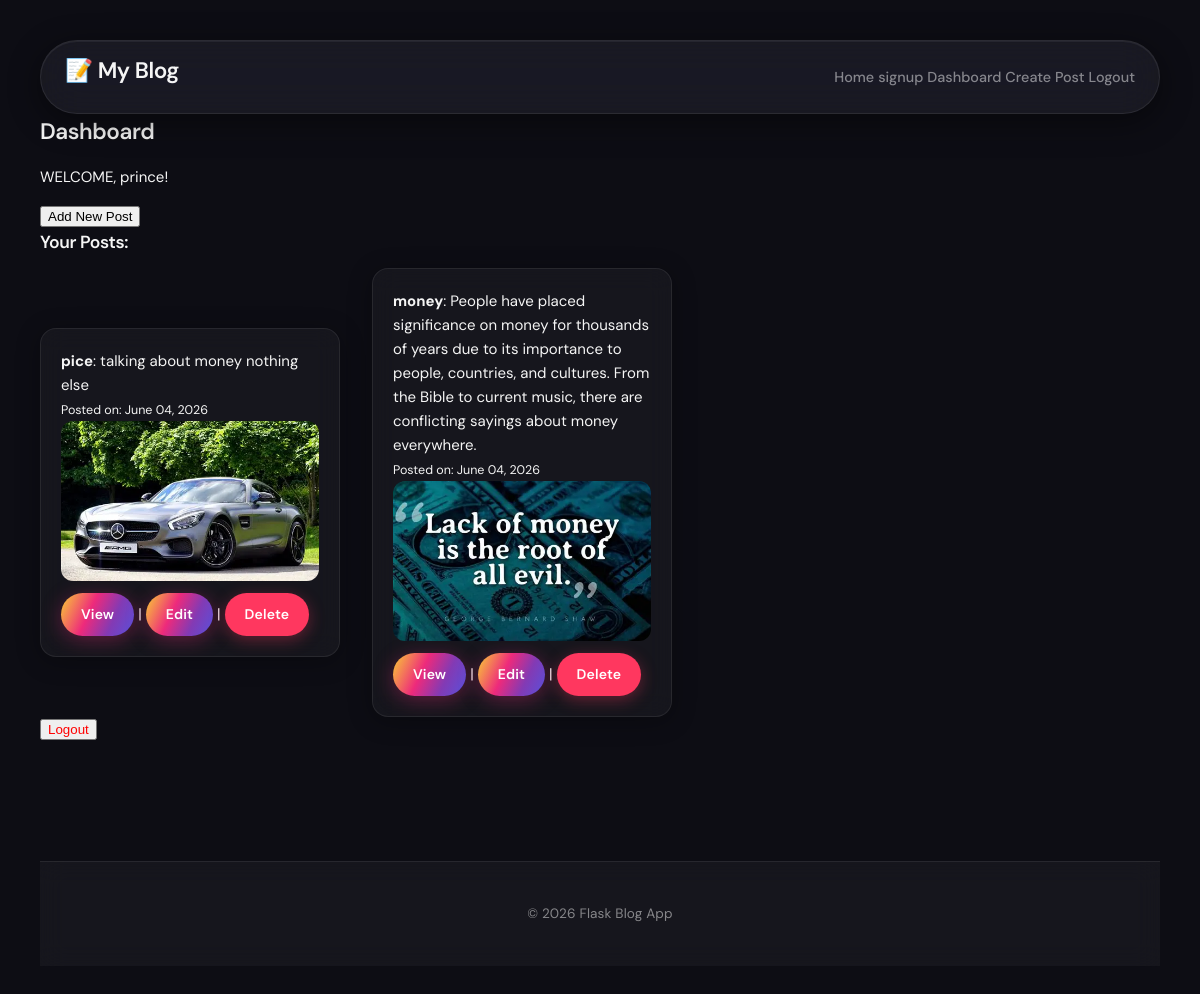
/dashboard (signed in), run on an earlier commit of the app's database.
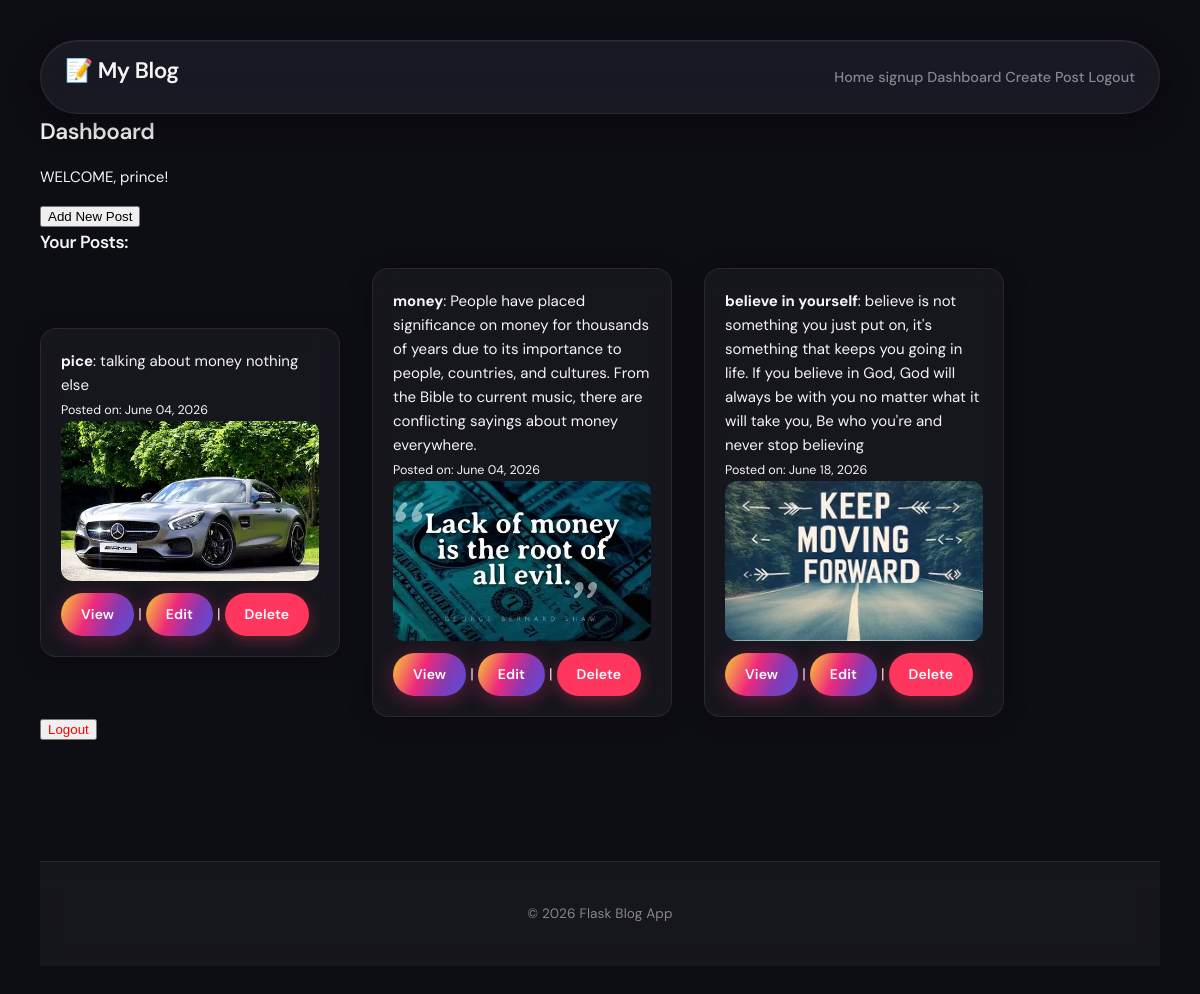
And on a later commit of the database.
### app.py (models this page shows, shortened)
class User(db.Model, UserMixin):
    id = db.Column(db.Integer, primary_key=True)
    username = db.Column(db.String(120), unique=True, nullable=False)
    email = db.Column(db.String(120), unique=True, nullable=False)
    password = db.Column(db.String(255), nullable=False)
    blogs = db.relationship("Blog", backref="author", lazy=True)

class Blog(db.Model):
    _id = db.Column(db.Integer, primary_key=True)
    title = db.Column(db.String(100), unique=True, nullable=False)
    content = db.Column(db.Text, nullable=False)
    image = db.Column(db.String(200), nullable=True)
    date_posted = db.Column(db.DateTime, nullable=False, default=datetime.utcnow)
    user_id = db.Column(db.Integer, db.ForeignKey('user.id'), nullable=False)

### app.py (the view)
@app.route('/dashboard')
@login_required
def dashboard():
    user_blogs = Blog.query.filter_by(user_id=current_user.id).all()
    return render_template('dashboard.html', blogs=user_blogs, title="Blogs Page", total=len(user_blogs))

### app.py (called while the page is built)
@login_manager.user_loader
def load_user(user_id):
    return db.session.get(User, int(user_id))

### templates/dashboard.html
{% extends 'base.html' %}
{% block content %}
<h2>Dashboard</h2>
<p>WELCOME, {{ current_user.username }}!</p>
<a href="{{ url_for('add_blog_page') }}"><button>Add New Post</button></a>
<h3>Your Posts:</h3>
<ul>
  {% for blog in blogs %}
    <li class="card">
      <strong>{{ blog.title }}</strong>: {{ blog.content }}<br>
      <small>Posted on: {{ blog.date_posted.strftime('%B %d, %Y') }}</small><br>
        <img src="{{ url_for('static', filename='uploads/' + blog.image) }}"
             alt="{{ blog.title }}">
      <a href="{{ url_for('viewblog', title=blog.title) }}" class="btn">View</a> |
      <a href="{{ url_for('updateblog', id=blog._id) }}" class="btn">Edit</a> |
      <a href="{{ url_for('deleteuser', id=blog._id) }}" class="btn delete-btn" onclick="return confirm('Delete this post?')">Delete</a>
    </li>
  {% else %}
    <li>No posts yet.</li>
  {% endfor %}
</ul>
<a href="{{ url_for('logout') }}">
  <button style="color: red;">Logout</button>
</a>
{% endblock %}

### templates/base.html (shortened to what this page needs)
<!DOCTYPE html>
<html lang="en">
<head>
    <link rel="stylesheet" href="{{ url_for('static', filename='style.css') }}">
</head>
<body>
    <nav>
        <h1>📝 My Blog</h1>
        <div class="nav-links">
    <a href="{{ url_for('home_page') }}">Home</a>
    <a href="{{ url_for('signup')}}">signup</a>
    {% if current_user.is_authenticated %}
        <a href="{{ url_for('dashboard') }}">Dashboard</a>
        <a href="{{ url_for('add_blog_page') }}">Create Post</a>
        <a href="{{ url_for('logout') }}" class="logout-btn">Logout</a>
    {% else %}
        <a href="{{ url_for('login') }}" class="login-btn">Login</a>
        <a href="{{ url_for('register') }}" class="register-btn">Register</a>
    {% endif %}
        </div>
    </nav>
    <div class="container">
        {% block content %}
        {% endblock %}
    </div>
    <footer>
        <p>© 2026 Flask Blog App</p>
    </footer>
</body>
</html>

### static/style.css (style rules this page uses)
:root { --ig-yellow: #f9ce34; --ig-orange: #ee2a7b; --ig-pink: #ee2a7b; --ig-magenta: #c13584; --ig-purple: #833ab4; --ig-indigo: #5851db; --bg: #0d0d14; --surface: rgba(255, 255, 255, 0.04); --surface-2: rgba(255, 255, 255, 0.08); --border: rgba(255, 255, 255, 0.08); --border-hover: rgba(238, 42, 123, 0.45); --text: #f5f5f5; --muted: rgba(245, 245, 245, 0.5); --danger: #ff375f; --success: #30d158; --info: #0a84ff; --radius: 16px; --radius-sm: 10px; --radius-pill: 100px; --space-1: 4px; --space-2: 8px; --space-3: 12px; --space-4: 16px; --space-5: 24px; --space-6: 32px; --space-7: 48px; }
.ig-gradient, .btn, .badge { background: linear-gradient( 115deg, #f9ce34 0%, #ee2a7b 40%, #833ab4 70%, #5851db 100% ); }
*, *::before, *::after { box-sizing: border-box; }
body { margin: 0; padding: 40px; font-family: 'DM Sans', -apple-system, sans-serif; font-size: 15px; line-height: 1.6; color: var(--text); background-color: var(--bg); background-image: radial-gradient(ellipse 60% 50% at 15% 0%, rgba(249, 206, 52, 0.12) transparent), radial-gradient(ellipse 55% 45% at 85% 5%, rgba(131, 58, 180, 0.18) transparent), radial-gradient(ellipse 70% 60% at 50% 100%, rgba(238, 42, 123, 0.12) transparent); min-height: 100vh; }
h1, h2, h3, h4 { font-family: 'DM Sans', sans-serif; font-weight: 600; letter-spacing: -0.02em; color: var(--text); margin: 0 0 var(--space-3); }
nav { background: rgba(255, 255, 255, 0.05); backdrop-filter: blur(20px) saturate(180%); -webkit-backdrop-filter: blur(20px) saturate(180%); border: 0.5px solid var(--border); display: flex; justify-content: space-between; align-items: center; padding: var(--space-3) var(--space-5); border-radius: var(--radius-pill); box-shadow: 0 1px 0 rgba(255,255,255,0.06) inset, 0 8px 32px rgba(0, 0, 0, 0.45); position: sticky; top: 16px; z-index: 100; }
ul { display: flex; align-items: center; gap: 32px; padding: 0; margin: 0; }
li { list-style: none; }
a { text-decoration: none; color: var(--muted); font-size: 0.9rem; font-weight: 500; transition: color 0.2s, opacity 0.2s; position: relative; }
a::after { content: ''; position: absolute; bottom: -3px; left: 0; right: 0; height: 2px; background: linear-gradient(90deg, #ee2a7b, #833ab4); border-radius: 2px; transform: scaleX(0); transition: transform 0.25s cubic-bezier(0.34, 1.56, 0.64, 1); transform-origin: left; }
.btn { display: inline-flex; align-items: center; justify-content: center; padding: 10px 20px; color: #fff; font-family: 'DM Sans', sans-serif; font-size: 0.875rem; font-weight: 600; letter-spacing: 0.01em; border: none; border-radius: var(--radius-pill); cursor: pointer; text-decoration: none; position: relative; overflow: hidden; transition: transform 0.2s cubic-bezier(0.34, 1.56, 0.64, 1), box-shadow 0.2s ease; box-shadow: 0 4px 20px rgba(238, 42, 123, 0.35); }
.btn::before { content: ''; position: absolute; inset: 0; background: linear-gradient(105deg, transparent 35%, rgba(255,255,255,0.25) 50%, transparent 65%); transform: translateX(-100%); transition: transform 0.55s ease; }
.delete-btn { background: var(--danger); box-shadow: 0 4px 16px rgba(255, 55, 95, 0.35); }
.card { width: 300px; min-height: 300px; background: var(--surface); backdrop-filter: blur(12px); -webkit-backdrop-filter: blur(12px); border-radius: var(--radius); padding: 20px; border: 0.5px solid var(--border); box-shadow: 0 4px 24px rgba(0, 0, 0, 0.3); overflow: hidden; transition: transform 0.3s cubic-bezier(0.34, 1.56, 0.64, 1), box-shadow 0.3s ease, border-color 0.3s ease; position: relative; }
.card::before { content: ''; position: absolute; inset: 0; border-radius: var(--radius); padding: 1px; background: linear-gradient(135deg, #f9ce34, #ee2a7b, #833ab4, #5851db); -webkit-mask: linear-gradient(#fff 0 0) content-box, linear-gradient(#fff 0 0); -webkit-mask-composite: xor; mask-composite: exclude; opacity: 0; transition: opacity 0.3s ease; pointer-events: none; }
.card img { width: 100%; height: 160px; object-fit: cover; border-radius: calc(var(--radius) - 4px); display: block; margin-bottom: var(--space-3); }
footer { background: var(--surface); backdrop-filter: blur(12px); -webkit-backdrop-filter: blur(12px); border-top: 0.5px solid var(--border); color: var(--muted); display: flex; justify-content: center; align-items: center; margin-top: 120px; padding: 28px var(--space-6); font-size: 0.85rem; letter-spacing: 0.01em; }

What changed in the data, as far as the page shows it:
added Blog: title "believe in yourself", content "believe is not something you just put on, it's something that keeps you going in life. If you believe in God, God will always be with you no matter what it will take you, Be who you're and never stop believing", date_posted "June 18, 2026", image (picture)
